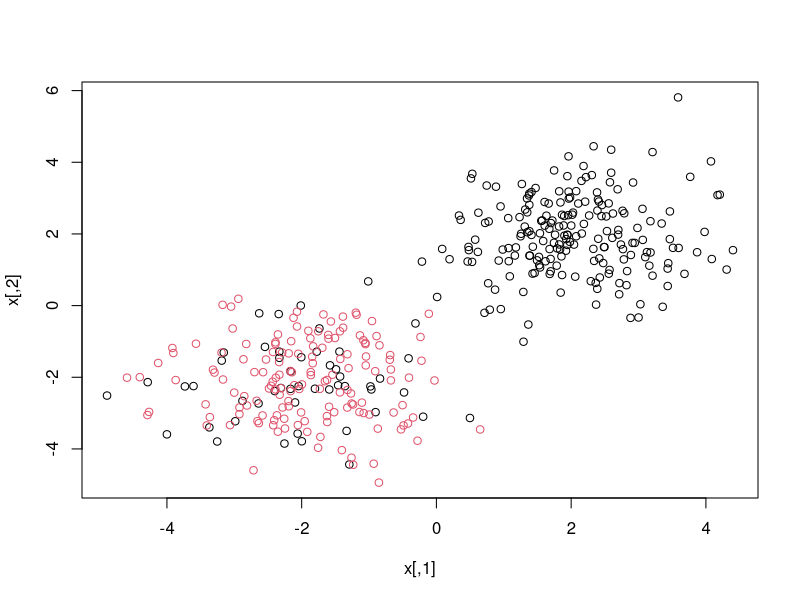

Here is the R script that generated this plot: (Note: this script raises an error after producing the figure.)
set.seed(1)
x =matrix(rnorm(400*2), ncol=2)
x[1:200,]=x[1:200,]+2
x[201:400,] = x[201:400,]-2
y=c(rep(0,250), rep(1,150))
dat = data.frame(x=x, y=as.factor(y))
plot(x, col=y+1)

train = sample(c(TRUE,FALSE),200, rep=T)
svm.fit = svm(y~., data=dat[train,], kernel= "radial", gamma=1, cost=1)
plot(svm.fit, dat[train,])
summary(svm.fit)
###############################
set.seed(1)
cv.out = tune(svm, y~., data=dat[train,], kernel="radial", 
              ranges=list(cost=c(.1,1,10,100,1000), gamma=c(.5,.1,1,2,3,4)))
summary(cv.out)
pred = predict(cv.out$best.model, newx=dat[!train,])
table(truth=y[!train], pred)
# error rate
mean(y[!train]!= pred)

##################
#ROC curves
install.packages("ROCR")
library(ROCR)

svm.out = svm(y~., data=dat[train,], kernel="radial", gamma=.5, 
              cost=.1, decision.values=T)
fitted = attributes(predict(svm.out, dat[train,], decision.values = T))$decision.values
?attributes
# decision.values here are the fitted values

pred = prediction(fitted, dat[train,"y"])
perf = performance(pred,"tpr","fpr")
plot(perf, main="Training Data") # this is just really bad. Why?
# The ROC does not even come over the other half 45 degree line.
